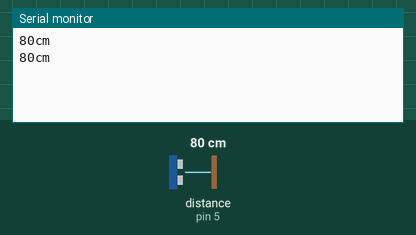
Simulated run of this sketch. Board: Arduino Uno, built with avr-gcc and run on an emulated ATmega328P. Shown: the last lines printed to the serial monitor. The inputs (shaded band) are chosen by the test bench; at power-on: distance to the obstacle (sensor on pin 5) 80 cm. The echo pulse lasts 58.3 µs per cm.

Above: at 1.8 s.
1.9 s: distance to the obstacle (sensor on pin 5) set to 2 cm
At 2.8 s:
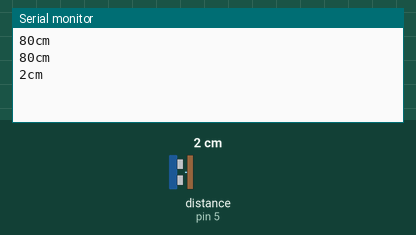
3.4 s: distance to the obstacle (sensor on pin 5) set to 4 cm
At 4.5 s:
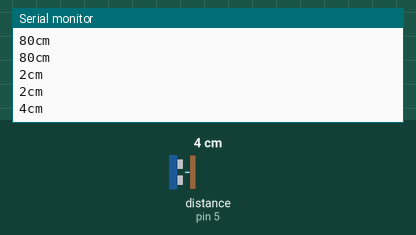
Timing chart, 0 to 6.4 s (numbered marks = the images above; inputs shaded):
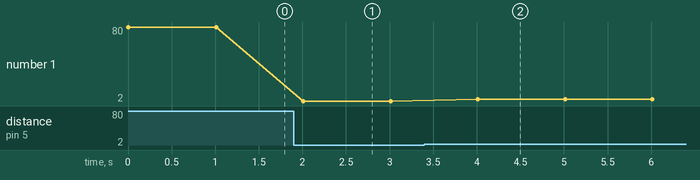

Measured:
- after the input at 1.9 s, the serial monitor: prints a new line after 0.11 s (image 1)
- after the input at 3.4 s, the serial monitor: prints a new line after 0.61 s (image 2)
- plotted number 1: 80 → 2 after the input at 1.9 s, 2 → 4 after the input at 3.4 s

The sketch:

sonar_novo.ino
```cpp
/**
 * Teste do novo sonar
 *
 * Autor: Mauricio de O. Pena
 * Data: 04/06/2012
 * Ultima atualizacao: 15/11/2012
 *
 */

#include <Ultrasonic.h>

//Ultrasonic ultrasonic(2, 5) trigger echo;
Ultrasonic ultrasonic(2, 5);


void setup()
{
  Serial.begin( 9600 );
}

void loop()
{
  Serial.print( ultrasonic.Ranging(CM) );
  Serial.println( "cm" );

  delay(1000);
}
```
